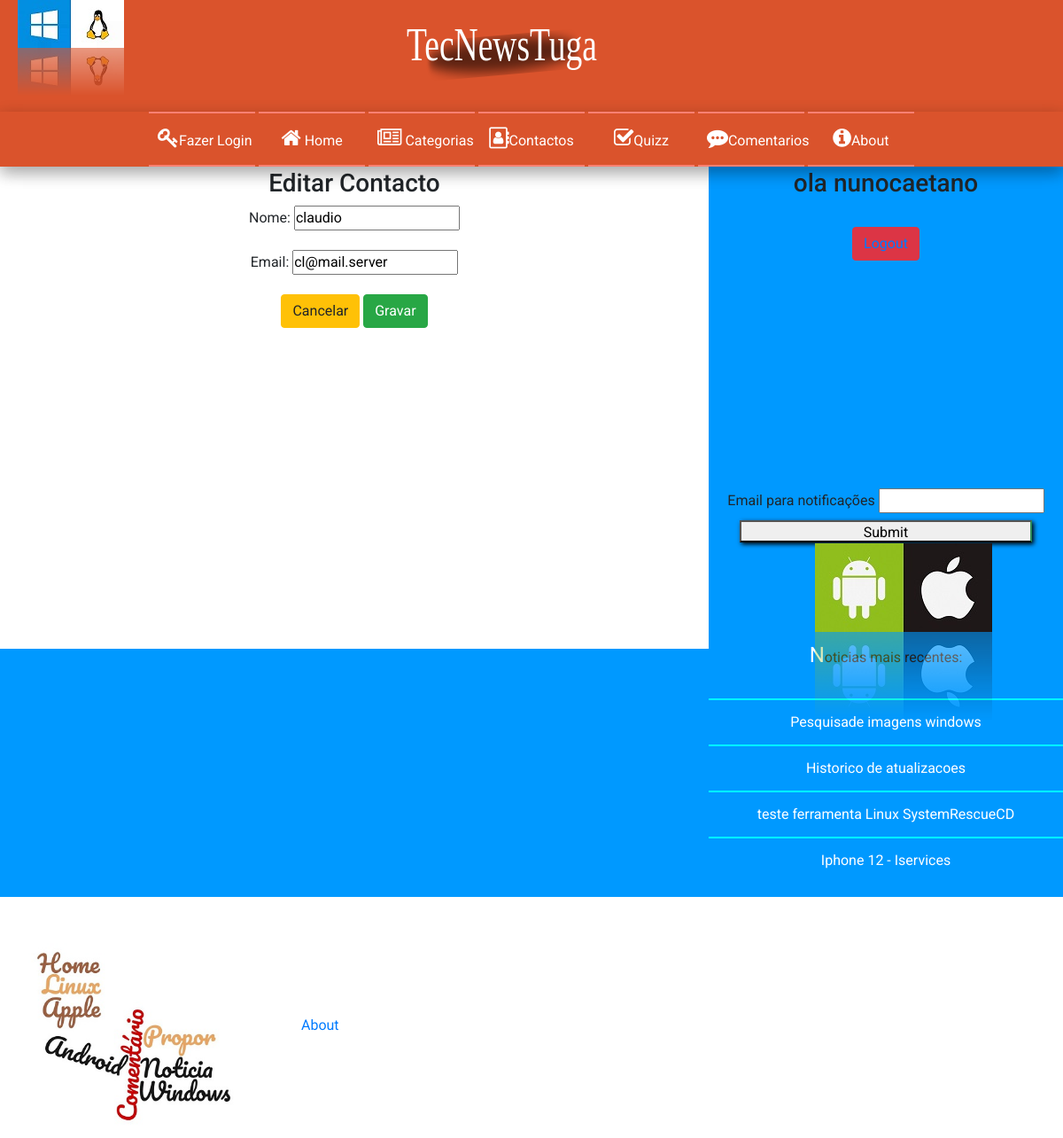
The page /contactoEditar/cl@mail.server (signed in) on the database as committed earlier.
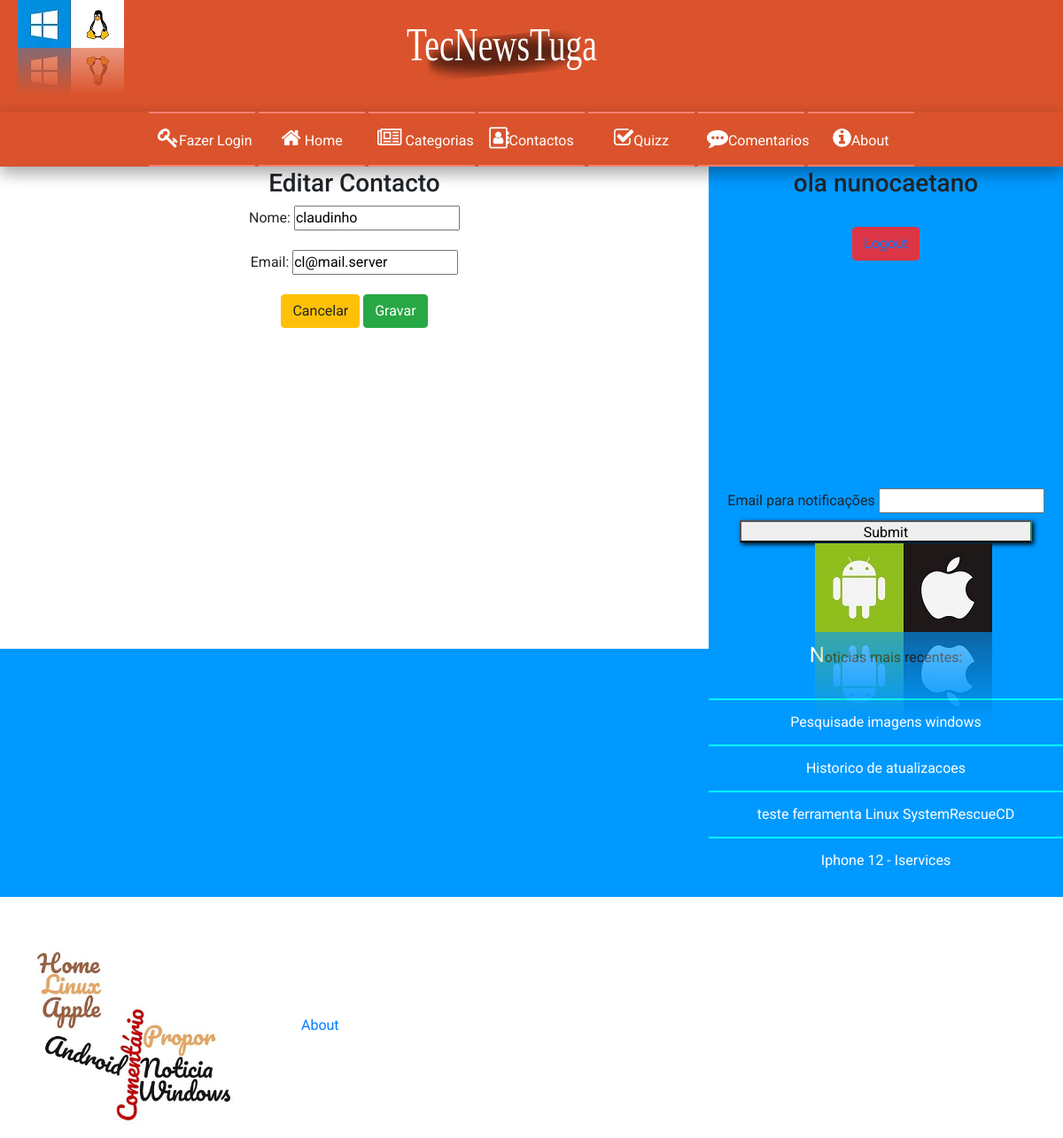
The same page on the database as committed later.
### tec_noticias/models.py (models this page shows, shortened)
class Contacto(models.Model):
    nome = models.CharField(max_length=40)
    email = models.CharField(max_length=40)

### tec_noticias/views.py (the view)
# urls.py: path('contactoEditar/<str:email>', views.edita_contacto, name='edita_contacto'),
def edita_contacto(request, email):
    contacto = Contacto.objects.get(email=email)
    form = contactForm(request.POST or None, instance=contacto)
    if form.is_valid():
        form.save()
        return HttpResponseRedirect(reverse('tec_noticias:home'))
    context = {'form': form, 'contacto_email': email}
    return render(request, 'website/contact_editar.html', context)

### tec_noticias/forms.py
class contactForm(ModelForm):
    class Meta:
        model = Contacto
        fields = '__all__'

### tec_noticias/templates/website/contact_editar.html (shortened to what this page needs)
{% extends 'website/base.html' %}
{% block main %}
<h3>Editar Contacto</h3>
<form action="{% url 'tec_noticias:edita_contacto' contacto_email %}" method="POST">
        {{ form.as_p }}
        <a href="{% url 'tec_noticias:home' %}" role="button" class="btn btn-warning">Cancelar</a>
        <input type="submit" value="Gravar" class="btn btn-success" >
    </form>
{% endblock %}

### tec_noticias/templates/website/base.html (shortened to what this page needs)
<!DOCTYPE html>
<html lang="pt">
<head>
    {% load static %}
    {% load static %}
    {% load static %}
    <link rel="stylesheet" href="{% static 'website/css/base.css' %}">
    <link rel="stylesheet" href="https://maxcdn.bootstrapcdn.com/bootstrap/4.5.2/css/bootstrap.min.css">
    <link rel="stylesheet" href="https://cdnjs.cloudflare.com/ajax/libs/font-awesome/4.7.0/css/font-awesome.min.css">
</head>
<body>
    <header>
        <figure class="header_animacao">
            {% load static %}
            <img src="{% static 'website/imagens/header_imagem.svg' %}">
        </figure>
        <figure class="imagemDecorada">
            {% load static %}
            <img src="{% static 'website/imagens/imagemCool.jpg' %}">
        </figure>
        <nav>
            <ul>
                    <li>
                        <a data-section="login" class="about">
                    <i class="fa fa-key" style="font-size:24px;"></i>Fazer Login</a></li>
                <li>
                    <a data-section="home" class="home">
                        <i class="fa fa-home" style="font-size:24px;"></i>
                        Home</a></li>
                <li>
                    <a href="#" class="categoria">
                          <i class="fa fa-newspaper-o" style="font-size:24px;"></i>
                        Categorias </a>
                </li>
                <li><a data-section="contactos" class="comments">
                     <i class="fa fa-address-book-o" style="font-size:24px;"></i>Contactos</a></li>
                <li><a data-section="quizz" class="comments">
                    <i class="fa fa-check-square-o" style="font-size:24px;"></i>Quizz</a></li>
                <li><a data-section="comentario" class="comments">
                    <i class="fa fa-commenting" style="font-size:24px;"></i>Comentarios</a></li>
                <li><a data-section="about" class="about">
                    <i class="fa fa-info-circle fa-pulse" style="font-size:24px;"></i>About</a></li>
            </ul>
        </nav>
    </header>
    <main>
        {% block main %}
                        {% load static %}
        {% endblock main %}
    </main>
    <aside>
                     {% if request.user.username %}
                        <h3>ola {{ user.username }}</h3><br>
                        <button type="button" class="btn btn-danger">
                            <a href="{% url 'tec_noticias:logout' %}">Logout</a></button><br>
                        {% else %}
                        <p>Faço Login sff</p>
                    {% endif %}
        <iframe width="350" height="250" src="https://www.youtube.com/embed/hwnP6WSmGhA" title="YouTube video player"
            frameborder="0"
            allow="accelerometer; autoplay; clipboard-write; encrypted-media; gyroscope; picture-in-picture"
            allowfullscreen></iframe>
        <form action="mailto:email@yourdomain.com" method="POST">
            <label>
                Email para notificações
                <input type="text">
            </label><br>
            <input id="botaoSubmit" type="submit">
        </form>
        <figure class="imagemDecorada2">
        {% load static %}
        <img src="{% static 'website/imagens/imagemCool2.jpg' %}">
        </figure>
        <ul>
            <p>Noticias mais recentes:</p><br>
            <li> <a style="color:white"
                    href="https://pplware.sapo.pt/microsoft/windows/dica-pesquisar-por-imagens-no-windows-10-siga-estes-passos/">
                    Pesquisade imagens windows</a></li>
            <li> <a style="color:white"
                    href="https://pplware.sapo.pt/truques-dicas/dica-como-saber-o-historico-das-atualizacoes-do-windows-10-rapidamente/">
                    Historico de atualizacoes</a>
            </li>
            <li> <a style="color:white"
                    href="https://pplware.sapo.pt/linux/systemrescuecd-8-0-o-linux-que-pode-salvar-o-windows/">teste
                    ferramenta Linux SystemRescueCD</a></li>
            <li> <a style="color:white"
                    href="https://pplware.sapo.pt/smartphones-tablets/procura-um-iphone-12-iservices-ja-vende-recondicionados/">
                    Iphone 12 - Iservices
                </a>
            </li>
        </ul>
    </aside>
    <footer>
        <svg width="500" height="300">
            {% load static %}
            <img src="{% static 'website/imagens/wordcloud.jpg' %}" height="90%">
            </image>
            <a href="index.html">
                <rect x="100" y="53" width="86" height="22" style="fill-opacity:0.1" />
            </a>
            <a href="../paginas/linuxNews.html">
                <rect x="100" y="83" width="86" height="22" style="fill-opacity:0.1" />
            </a>
            <a href="../paginas/appleNews.html">
                <rect x="100" y="120" width="86" height="22" style="fill-opacity:0.1" />
            </a>
            <a href="../paginas/androidNews.html">
                <rect x="110" y="160" width="95" height="54" style="fill-opacity:0.1" />
            </a>
            <a href="../paginas/comentario.html">
                <rect x="215" y="118" width="25" height="158" style="fill-opacity:0.1" />
            </a>
            <a href="../paginas/adicionar.html">
                <rect x="246" y="149" width="100" height="75" style="fill-opacity:0.1" />
            </a>
            <a href="../paginas/windowsNews.html">
                <rect x="246" y="230" width="108" height="25" style="fill-opacity:0.1" />
            </a>
            <a href="../paginas/about.html">
                <text x="280" y="120" fill="blue">About</text></a>
        </svg>
    </footer>
</body>
</html>

### tec_noticias/static/website/css/base.css (style rules this page uses)
* { box-sizing: border-box; padding: 0; margin: 0; font-family: "Roboto", sans-serif; }
.header_animacao { animation-name: header_anim; animation-duration: 5s; }
::placeholder { text-align: center; }
p { font-size: 16px; }
header { grid-area: header; display: flex; flex-direction: column; align-items: stretch; background-color: #da532c; position: fixed; width: 100%; text-align: center; }
nav { grid-area: nav; background-color: #da532c; box-shadow: 0 8px 16px 0 rgba(0, 0, 0, 0.2), 0 6px 20px 0 rgba(0, 0, 0, 0.19); }
main { grid-area: main; grid-column: 1 / span 2; background-color: rgb(255, 255, 255); text-align: center; background-color: white; padding-top: 5%; }
aside { grid-area: aside; padding-top: 10%; display: flex; flex-direction: column; justify-content: space-around; align-items: center; background-color: #0099ff; width: 400px; text-align: center; }
footer { background-color: #0099ff; grid-area: footer; display: flex; justify-content: center; height: 280px; }
@media (min-width: 601px) { body { display: grid; width: 100%; height: 100%; grid-template-rows: 150px 5fr 280px; grid-template-columns: 1fr 1fr; grid-template-areas: "header header header" "main main aside" "footer footer aside"; } }
@media (min-width: 601px) { .imagemDecorada { position: absolute; top: 0px; left: 20px; -webkit-box-reflect: below 0px linear-gradient(to bottom, rgba(0, 0, 0, 0), rgba(0, 0, 0, 0.4)); } }
@media (min-width: 601px) { .imagemDecorada2 { position: relative; top: 0px; left: 20px; -webkit-box-reflect: below 0px linear-gradient(to bottom, rgba(0, 0, 0, 0), rgba(0, 0, 0, 0.4)); } }
@media (min-width: 601px) { p::first-letter { font-size: 24px; color: #0099ff; } }
@media (min-width: 601px) { aside p::first-letter { font-size: 24px; color: white; } }
@media (min-width: 601px) { aside ul { list-style-type: none; line-height: 20px; } }
@media (min-width: 601px) { aside ul a { display: inline-block; padding: 15px 10px; width: 100%; text-decoration: none; white-space: nowrap; color: rgb(74, 62, 241); border-top: aqua 2px solid; } }
@media (min-width: 601px) { nav ul { list-style-type: none; margin: 0; padding: 0; } }
@media (min-width: 601px) { nav ul li { display: inline; position: relative; } }
@media (min-width: 601px) { nav a { display: inline-block; padding: 15px 10px; width: 120px; text-decoration: none; white-space: nowrap; color: white; border-top: solid salmon 2px; border-bottom: solid salmon 2px; } }

### tec_noticias/templates/website/base.html (style rules this page uses)
#botaoSubmit { width: 330px; height: 25px; border-right: seagreen 2px solid; box-shadow: 2px 2px 5px black; }

Rows that differ between the two databases and show on the page:
changed Contacto "cl@mail.server": nome "claudio" → "claudinho"
